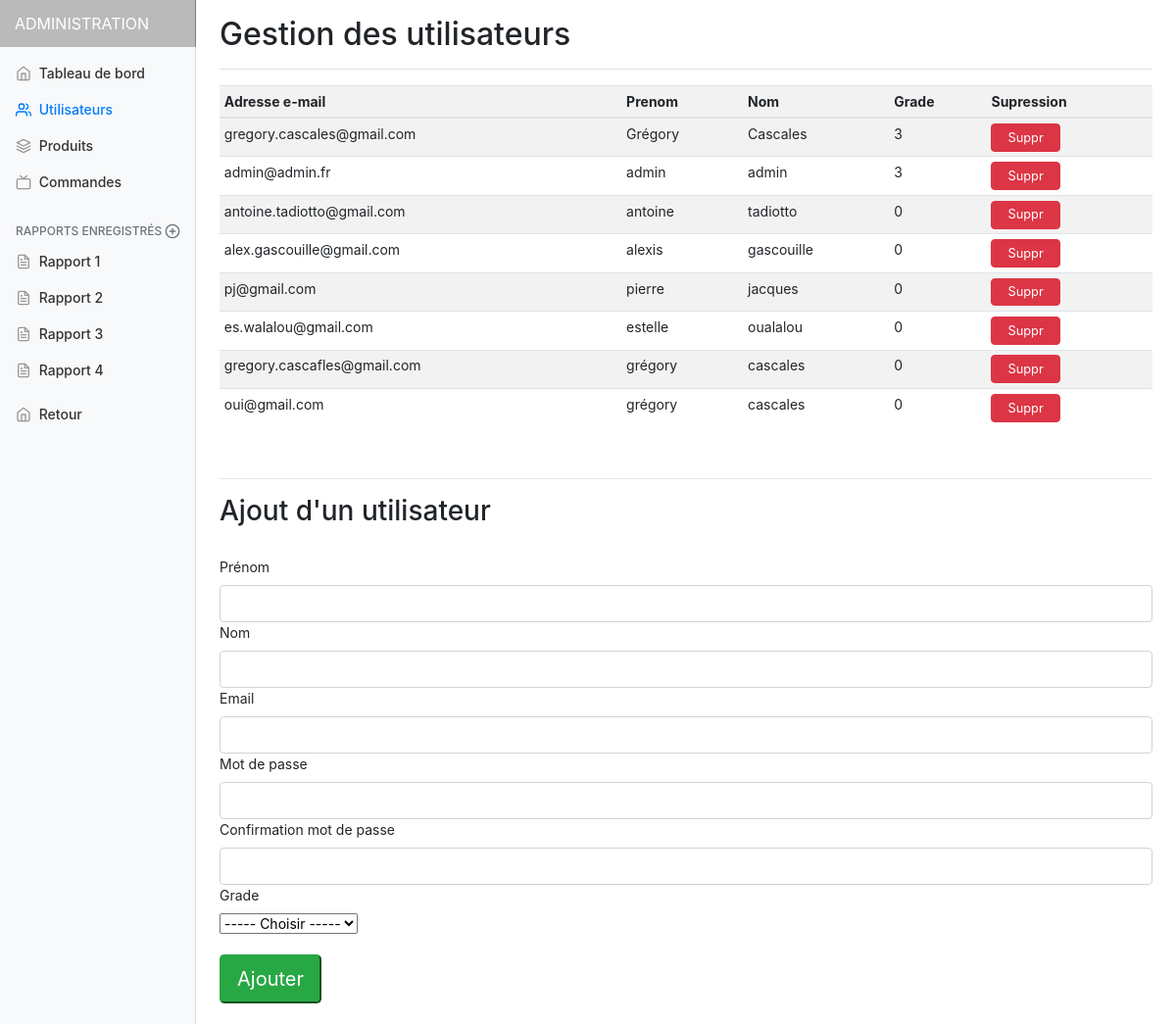
/admin.php?selector=2, run on the app's committed database.
### tables this page shows
CREATE TABLE `client` (
  `id_client` int(11) NOT NULL,
  `email_client` varchar(255) NOT NULL,
  `nom_affichage` varchar(255) NOT NULL,
  `mot_de_passe` varchar(255) NOT NULL,
  `civilite` int(11) DEFAULT NULL,
  `nom_client` varchar(255) NOT NULL,
  `prenom_client` varchar(255) NOT NULL,
  `telephone_client` varchar(255) DEFAULT NULL,
  `id_question` int(11) DEFAULT NULL,
  `reponse` varchar(255) DEFAULT NULL,
  `datecreation_client` date NOT NULL,
  `administrateur` int(1) NOT NULL DEFAULT '0'
);

### admin/utilisateurs.php (the view, shortened to what this page needs)
<?php
  $req = $bdd->prepare('SELECT * FROM client ');
  $req->execute();
  $result = $req->fetchAll();
?>
<main role="main" class="col-md-9 ml-sm-auto col-lg-10 pt-3 px-4">
  <div class="d-flex justify-content-between flex-wrap flex-md-nowrap align-items-center pb-2 mb-3 border-bottom">
    <h1 class="h2">Gestion des utilisateurs</h1>
  </div>
  <div class="table-responsive">
    <?php
    if($result) {
        echo '<table class="table table-striped table-sm responsive">';
            echo '<thread>';
            echo '<tr>';
            echo '<th>Adresse e-mail</th>';
            echo '<th>Prenom</th>';
            echo '<th>Nom</th>';
            echo '<th>Grade</th>' ;
            echo '<th>Supression</th>' ;
            echo '</tr>';
            echo '</thread>';
            echo '<tbody>';
        foreach($result as $row) {
          echo '<tr>';
          echo '<td>'.$row["email_client"].'</td>';
          echo '<td>'.$row["prenom_client"].'</td>';
          echo '<td>'.$row["nom_client"].'</td>';
          echo '<td>'.$row["administrateur"].'</td>';
          echo '<td><a href="admin.php?selector=2&top='. $row["id_client"].'"><button type="submit" class="btn btn-danger btnsuppr">Suppr</button></a></td>';
          echo '</tr>'."\n";
        }
    echo '</tbody>';
        echo '</table>'."\n";
    }
    else echo 'Pas d\'enregistrements dans cette table...';
    ?>
  </div>
<br>
<hr>
<h3> Ajout d'un utilisateur </h3>
<br>
<form method="post" action="#">
  <div>
    <label for="prenom">Prénom</label>
    <input type="text" name="prenom" class="form-control" id="prenom">
  </div>
  <div>
    <label for="nom">Nom</label>
    <input type="text" name="nom" class="form-control" id="nom">
  </div>
  <div>
    <label for="email">Email</label>
    <input type="email" name="email" class="form-control" id="email">
  </div>
  <div>
  <label for="mdp">Mot de passe</label>
  <input type="password" name="mdp" class="form-control" id="mdp">
  </div>
  <div>
  <label for="mdprpt">Confirmation mot de passe</label>
  <input type="password" name="mdprpt" class="form-control" id="mdprpt">
  </div>
  <div>
    <label for="admin">Grade</label>
    <br>
    <select name="admin">
      <option value=""> ----- Choisir ----- </option>
    </select>
  </div>
  <br>
  <button type="submit" name="ajout_utilisateur" class="tn btn-lg btn-success buttonlogin">Ajouter</button>
</form>
<br>
</main>

### admin/assets/css/admin.css (style rules this page uses)
body { font-size: .875rem; }
.border-bottom { border-bottom: 1px solid #e5e5e5; }
.btnsuppr { font-size: 0.8rem; padding: 0.3em 1rem; cursor: pointer; }

### data on the page
client: email_client "gregory.cascales@gmail.com", prenom_client "Grégory", nom_client "Cascales", administrateur "3"
client: email_client "admin@admin.fr", prenom_client "admin", nom_client "admin", administrateur "3"
client: email_client "antoine.tadiotto@gmail.com", prenom_client "antoine", nom_client "tadiotto", administrateur "0"
client: email_client "alex.gascouille@gmail.com", prenom_client "alexis", nom_client "gascouille", administrateur "0"
client: email_client "pj@gmail.com", prenom_client "pierre", nom_client "jacques", administrateur "0"
client: email_client "es.walalou@gmail.com", prenom_client "estelle", nom_client "oualalou", administrateur "0"
client: email_client "gregory.cascafles@gmail.com", prenom_client "grégory", nom_client "cascales", administrateur "0"
client: email_client "oui@gmail.com", prenom_client "grégory", nom_client "cascales", administrateur "0"
